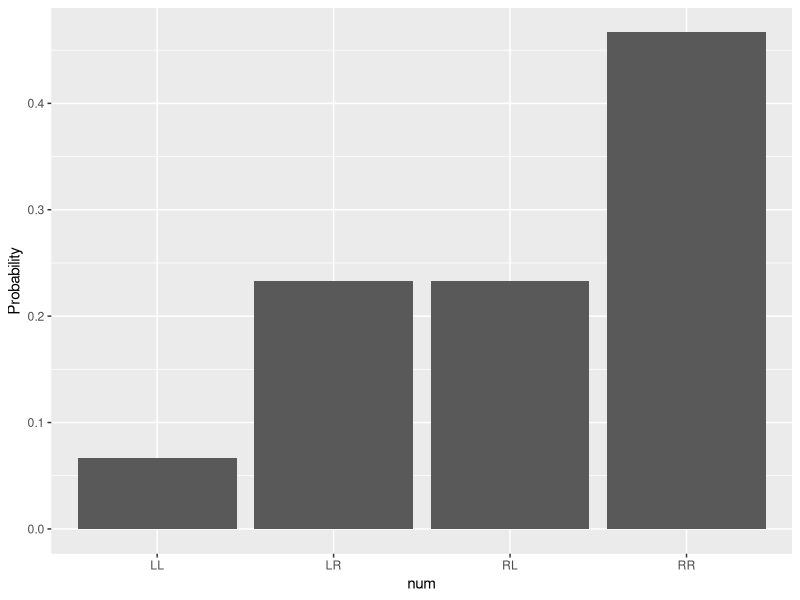
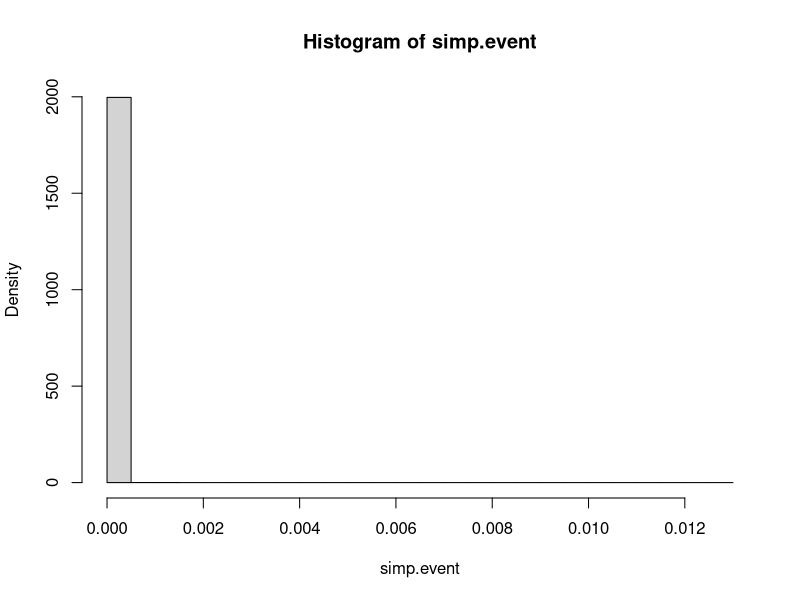
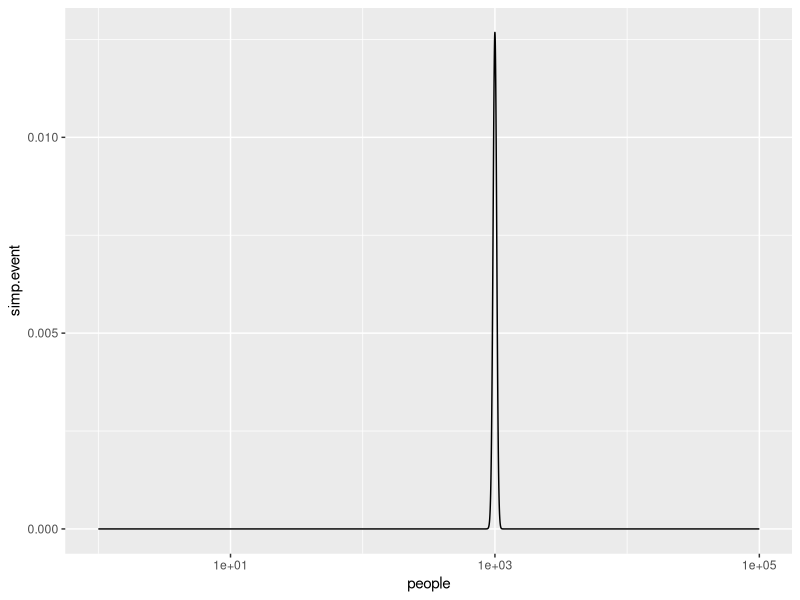

These charts were generated, in order, by the following R code: (Note: a time limit stopped this script after it produced the figures.)
## ---- chunk 1
(7/10)*(6/9)
## ---- chunk 2
(7/10)*(3/9)
## ---- chunk 3
(3/10)*(7/9)
## ---- chunk 4
(3/10)*(2/9)
## ---- chunk 5
ra<-c(0.4666667,0.2333333,0.2333333, 0.06666667)
name<-c("RR","RL","LR","LL")
hands<-data.frame(ra)
row.names(hands)<-name
hands
## ---- chunk 6
library(ggplot2)
num<-c("RR","RL","LR","LL")
ra<-c(0.4666667,0.2333333,0.2333333, 0.06666667)
q18<-data.frame(num,ra)
ggplot(q18,aes(x=num,y=ra))+geom_histogram(stat = 'identity')+ylab("Probability")

## ---- chunk 7
dbinom(5, size = 10, prob = 0.5)
## ---- chunk 8
(10*9*8/(2*3))*0.5^10
## ---- chunk 9
1-pbinom(6, size = 10, prob = 0.5)
## ---- chunk 10
pnorm(500, mean = 500, sd = 100)
## ---- chunk 11
pnorm(650, mean = 500, sd = 100)
## ---- chunk 12
1-pnorm(699.9, mean = 500, sd = 100)
## ---- chunk 13
pnorm(700, mean = 500, sd = 100)-pnorm(499.9, mean = 500, sd = 100)
## ---- chunk 14
mean<-100*1/2
mean
sd<-(100*(1/2)*(1/2))^(1/2)
sd
## ---- chunk 15
1-pnorm(59.9, mean = 50, sd = 5)
## ---- chunk 16
1-pnorm(59.5, mean = 50, sd = 5) 
## ---- chunk 17
1-pbinom(59.9,100,0.5)
## ---- chunk 18
(2.8^2+2.8^2)^(1/2)
## ---- chunk 19
1-pnorm(3, mean = 0, sd =3.959798 ) 
## ---- chunk 20
(1-pnorm(3, mean = 0, sd =3.959798 ))*2
## ---- chunk 21
simp.event<-c()
for (i in 1:100000) {
  event <- dbinom(i, size = 100000, prob = 0.01)
  simp.event[i] = event
}
people<-c(1:100000)
virus<-data.frame(people,simp.event)
hist(simp.event, prob = T, breaks = 20)
ggplot(virus,aes(x=people,y=simp.event))+geom_line()+scale_x_log10()
## ---- chunk 22
1-pbinom(1050, size = 100000, prob = 0.01)^4
## ---- chunk 23
Virus<-function(year){
Virus.event = function(n, p) {
  simp.event = c()
  pp = 100*p
  
  for (i in 1:n) {
    samp = sample(1:100, 1, replace = T)
    
    # an event with probability p
    if (samp <= pp) {
      event = 1
    } else {
      event = 0
    }
    
    simp.event[i] = event
  }
  
  x = sum(simp.event)
  #x = length(simp.event[simp.event==1]) #another way to write
  return(x)
}




virus.set = c()
for (i in 1:year) {
  virus.set[i] = Virus.event(n = 100000, p = 0.01)
}
return(max(virus.set))
}
Virus(100)
